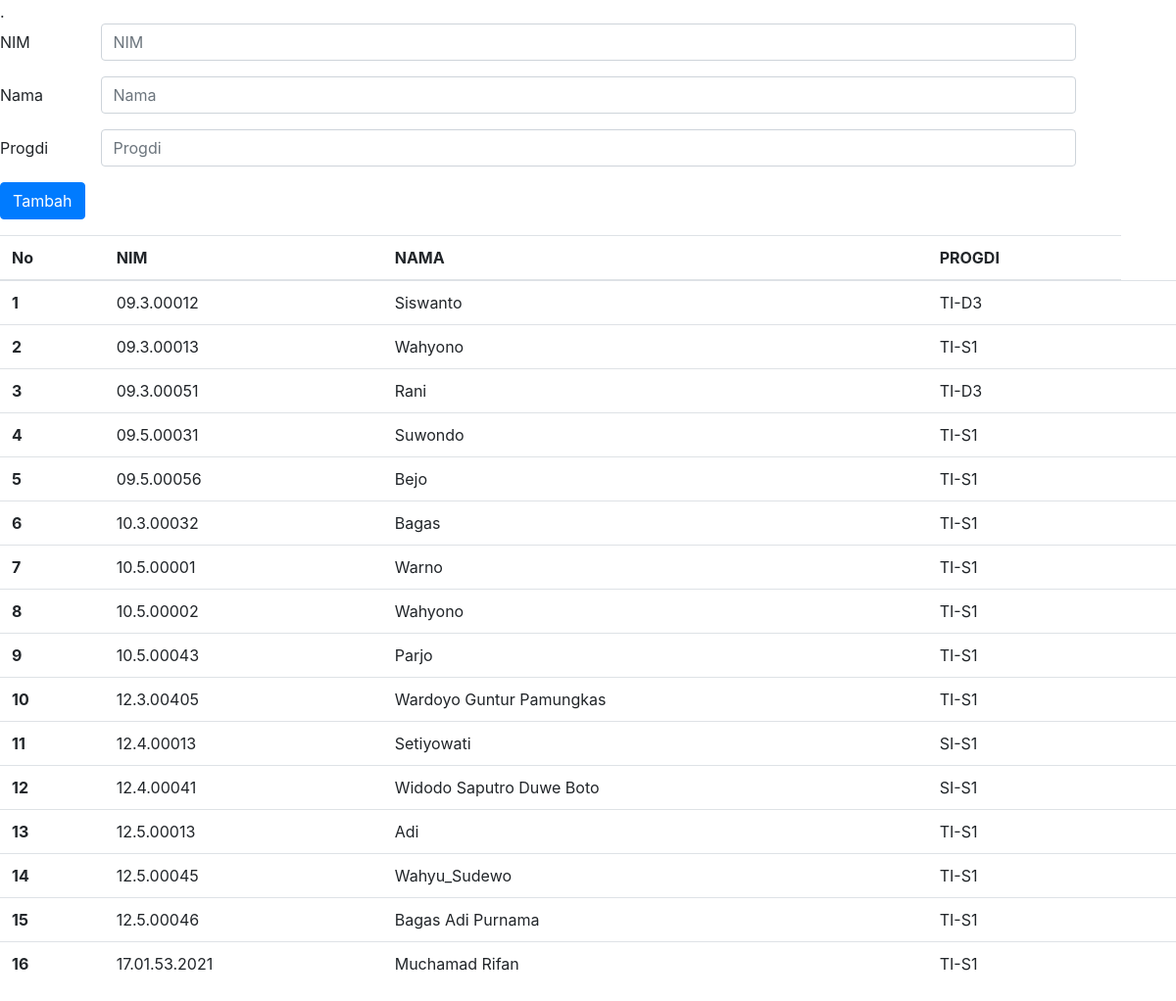
The page / on the database its author committed.
### tables this page shows
CREATE TABLE `mahasiswa` (
  `nim` char(13) NOT NULL,
  `nama` varchar(35) NOT NULL,
  `progdi` char(5) NOT NULL
);

### index.php (the view, shortened to what this page needs)
<html>
<head>
	<link rel="stylesheet" href="https://maxcdn.bootstrapcdn.com/bootstrap/4.0.0/css/bootstrap.min.css">
	<body>
		.<div></div>
		<form method="POST" action="index.php">
			<div class="form-group row">
				<label for="nim" class="col-sm-1 col-form-label">NIM</label>
				<div class="col-sm-10">
					<input type="text" class="form-control" id="nim" name='nim' placeholder="NIM">
				</div>
			</div>
			<div class="form-group row">
				<label for="nama" class="col-sm-1 col-form-label">Nama</label>
				<div class="col-sm-10">
					<input type="text" class="form-control" id="nama" name='nama' placeholder="Nama">
				</div>
			</div>
			<div class="form-group row">
				<label for="progdi" class="col-sm-1 col-form-label">Progdi</label>
				<div class="col-sm-10">
					<input type="text" class="form-control" id="progdi" name='progdi' placeholder="Progdi">
				</div>
			</div>
			<button type="submit" name='submit' id='submit' class="btn btn-primary">Tambah</button>
		</form>
		<table class="table">
			<thead>
				<tr>
					<th scope="col">No</th>
					<th scope="col">NIM</th>
					<th scope="col">NAMA</th>
					<th scope="col">PROGDI</th>
				</tr>
			</thead>
			<tbody>
				<?php
				$link = mysqli_connect('localhost', 'root', '', 'akademik');
				$query = 'SELECT * FROM mahasiswa';
				$result = mysqli_query($link,$query);
				if($result-> num_rows > 0){
					$i = 1;
					while ($row = $result-> fetch_assoc()) {
						echo '<tr><th scope="row" >'.$i."</th><td>".$row['nim']."</td><td>".$row['nama']."</td><td>".$row['progdi']."<td></tr>";
						$i++;
					}
					echo "</table>";
				}else {
					echo "0 daftar";
				}
				?>
	</body>
	</html>

### rows shown on the page
mahasiswa: nim "09.3.00012", nama "Siswanto", progdi "TI-D3"
mahasiswa: nim "09.3.00013", nama "Wahyono", progdi "TI-S1"
mahasiswa: nim "09.3.00051", nama "Rani", progdi "TI-D3"
mahasiswa: nim "09.5.00031", nama "Suwondo", progdi "TI-S1"
mahasiswa: nim "09.5.00056", nama "Bejo", progdi "TI-S1"
mahasiswa: nim "10.3.00032", nama "Bagas", progdi "TI-S1"
mahasiswa: nim "10.5.00001", nama "Warno", progdi "TI-S1"
mahasiswa: nim "10.5.00002", nama "Wahyono", progdi "TI-S1"
mahasiswa: nim "10.5.00043", nama "Parjo", progdi "TI-S1"
mahasiswa: nim "12.3.00405", nama "Wardoyo Guntur Pamungkas", progdi "TI-S1"
mahasiswa: nim "12.4.00013", nama "Setiyowati", progdi "SI-S1"
mahasiswa: nim "12.4.00041", nama "Widodo Saputro Duwe Boto", progdi "SI-S1"
mahasiswa: nim "12.5.00013", nama "Adi", progdi "TI-S1"
mahasiswa: nim "12.5.00045", nama "Wahyu_Sudewo", progdi "TI-S1"
mahasiswa: nim "12.5.00046", nama "Bagas Adi Purnama", progdi "TI-S1"
mahasiswa: nim "17.01.53.2021", nama "Muchamad Rifan", progdi "TI-S1"
